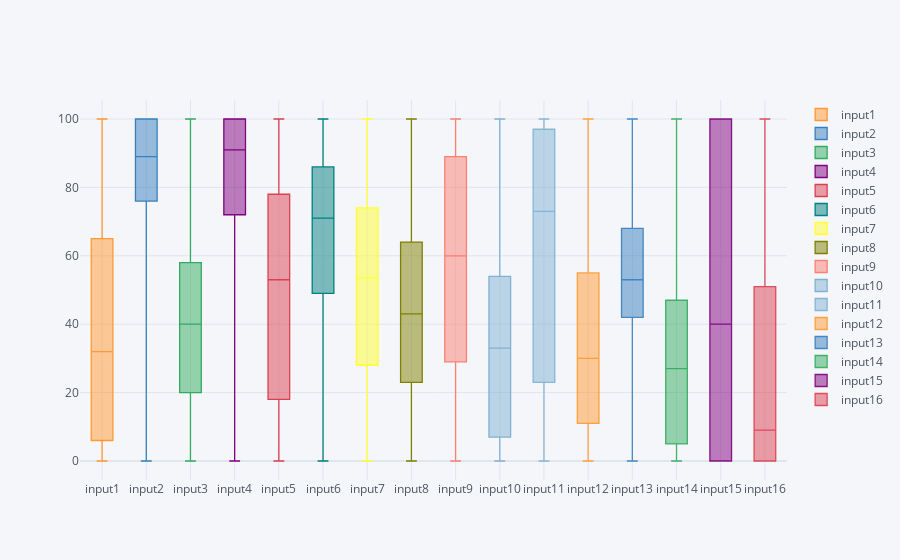

Notebook code for this chart:
### Code cell
cf.go_offline()
df.iloc[:,:-1].iplot(kind="box")

### Figure 1 — Plotly figure (JSON) as saved in the notebook; plotly's stock layout.template omitted (floating-point values rounded to 4 significant figures; data arrays with more than 128 entries replaced by an {"elided": "..."} marker saying what was removed)
{"data": [{"boxpoints": false, "line": {"width": 1.3}, "marker": {"color": "rgba(255, 153, 51, 1.0)"}, "name": "input1", "orientation": "v", "type": "box", "y": {"elided": "10992 int values"}}, {"boxpoints": false, "line": {"width": 1.3}, "marker": {"color": "rgba(55, 128, 191, 1.0)"}, "name": "input2", "orientation": "v", "type": "box", "y": {"elided": "10992 int values"}}, {"boxpoints": false, "line": {"width": 1.3}, "marker": {"color": "rgba(50, 171, 96, 1.0)"}, "name": "input3", "orientation": "v", "type": "box", "y": {"elided": "10992 int values"}}, {"boxpoints": false, "line": {"width": 1.3}, "marker": {"color": "rgba(128, 0, 128, 1.0)"}, "name": "input4", "orientation": "v", "type": "box", "y": {"elided": "10992 int values"}}, {"boxpoints": false, "line": {"width": 1.3}, "marker": {"color": "rgba(219, 64, 82, 1.0)"}, "name": "input5", "orientation": "v", "type": "box", "y": {"elided": "10992 int values"}}, {"boxpoints": false, "line": {"width": 1.3}, "marker": {"color": "rgba(0, 128, 128, 1.0)"}, "name": "input6", "orientation": "v", "type": "box", "y": {"elided": "10992 int values"}}, {"boxpoints": false, "line": {"width": 1.3}, "marker": {"color": "rgba(255, 255, 51, 1.0)"}, "name": "input7", "orientation": "v", "type": "box", "y": {"elided": "10992 int values"}}, {"boxpoints": false, "line": {"width": 1.3}, "marker": {"color": "rgba(128, 128, 0, 1.0)"}, "name": "input8", "orientation": "v", "type": "box", "y": {"elided": "10992 int values"}}, {"boxpoints": false, "line": {"width": 1.3}, "marker": {"color": "rgba(251, 128, 114, 1.0)"}, "name": "input9", "orientation": "v", "type": "box", "y": {"elided": "10992 int values"}}, {"boxpoints": false, "line": {"width": 1.3}, "marker": {"color": "rgba(128, 177, 211, 1.0)"}, "name": "input10", "orientation": "v", "type": "box", "y": {"elided": "10992 int values"}}, {"boxpoints": false, "line": {"width": 1.3}, "marker": {"color": "rgba(128, 177, 211, 0.8999999999999999)"}, "name": "input11", "orientation": "v", "type": "box", "y": {"elided": "10992 int values"}}, {"boxpoints": false, "line": {"width": 1.3}, "marker": {"color": "rgba(255, 153, 51, 0.8999999999999999)"}, "name": "input12", "orientation": "v", "type": "box", "y": {"elided": "10992 int values"}}, {"boxpoints": false, "line": {"width": 1.3}, "marker": {"color": "rgba(55, 128, 191, 0.8999999999999999)"}, "name": "input13", "orientation": "v", "type": "box", "y": {"elided": "10992 int values"}}, {"boxpoints": false, "line": {"width": 1.3}, "marker": {"color": "rgba(50, 171, 96, 0.8999999999999999)"}, "name": "input14", "orientation": "v", "type": "box", "y": {"elided": "10992 int values"}}, {"boxpoints": false, "line": {"width": 1.3}, "marker": {"color": "rgba(128, 0, 128, 0.8999999999999999)"}, "name": "input15", "orientation": "v", "type": "box", "y": {"elided": "10992 int values"}}, {"boxpoints": false, "line": {"width": 1.3}, "marker": {"color": "rgba(219, 64, 82, 0.8999999999999999)"}, "name": "input16", "orientation": "v", "type": "box", "y": {"elided": "10992 int values"}}], "layout": {"autosize": true, "legend": {"bgcolor": "#F5F6F9", "font": {"color": "#4D5663"}}, "paper_bgcolor": "#F5F6F9", "plot_bgcolor": "#F5F6F9", "title": {"font": {"color": "#4D5663"}}, "xaxis": {"autorange": true, "gridcolor": "#E1E5ED", "range": [-0.5, 15.5], "showgrid": true, "tickfont": {"color": "#4D5663"}, "title": {"font": {"color": "#4D5663"}, "text": ""}, "type": "category", "zerolinecolor": "#E1E5ED"}, "yaxis": {"autorange": true, "gridcolor": "#E1E5ED", "range": [-5.556, 105.6], "showgrid": true, "tickfont": {"color": "#4D5663"}, "title": {"font": {"color": "#4D5663"}, "text": ""}, "type": "linear", "zerolinecolor": "#E1E5ED"}}}
